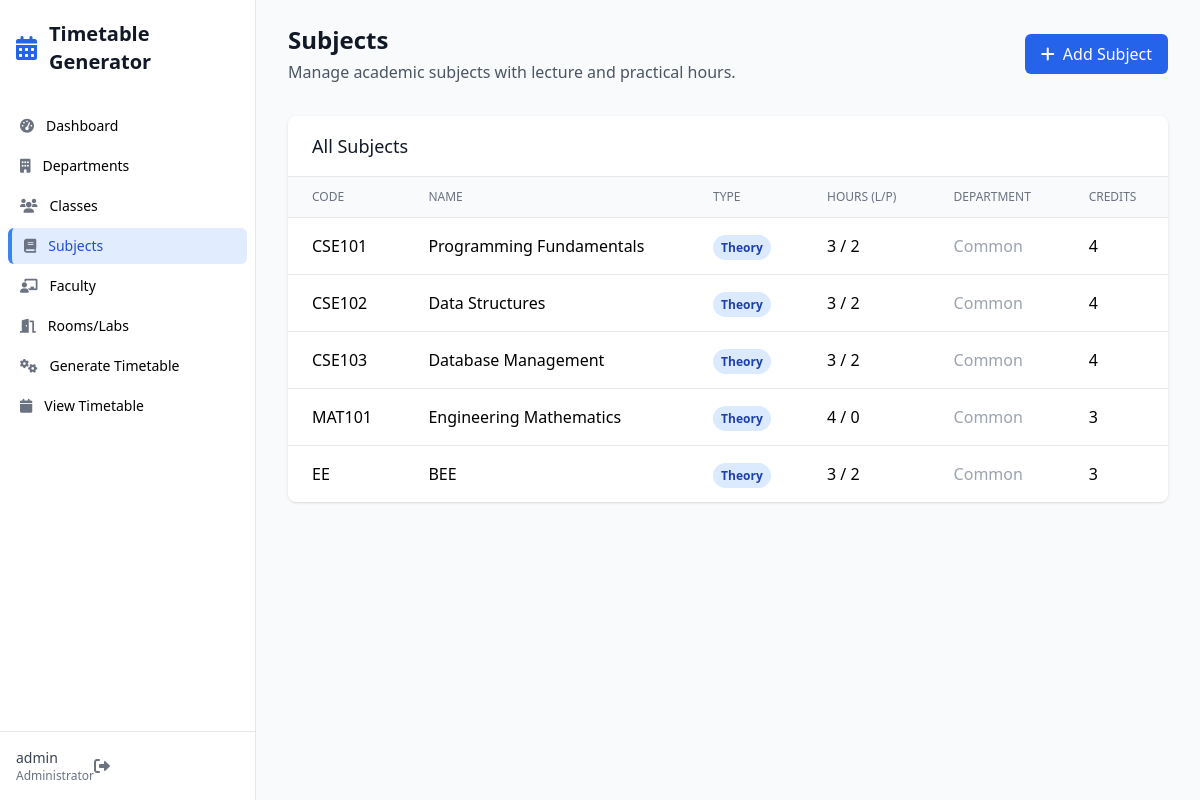
/subjects (signed in), run on the app's committed database.
### app.py (models this page shows, shortened)
class User(UserMixin, db.Model):
    id = db.Column(db.Integer, primary_key=True)
    username = db.Column(db.String(80), unique=True, nullable=False)
    email = db.Column(db.String(120), unique=True, nullable=False)
    password_hash = db.Column(db.String(200))
    is_admin = db.Column(db.Boolean, default=False)
    created_at = db.Column(db.DateTime, default=datetime.utcnow)

class Subject(db.Model):
    id = db.Column(db.Integer, primary_key=True)
    code = db.Column(db.String(20), unique=True, nullable=False)
    name = db.Column(db.String(200), nullable=False)
    type = db.Column(db.String(20), nullable=False)  # Theory, Practical, Lab, Tutorial
    lecture_hours = db.Column(db.Integer, default=0)
    practical_hours = db.Column(db.Integer, default=0)
    credits = db.Column(db.Integer, default=3)
    department_id = db.Column(db.Integer, db.ForeignKey('department.id'))
    created_at = db.Column(db.DateTime, default=datetime.utcnow)
    class_subjects = db.relationship('ClassSubject', backref='subject_ref', lazy=True)

### app.py (the view)
@app.route('/subjects')
@login_required
def manage_subjects():
    subjects = Subject.query.all()
    departments = Department.query.all()
    return render_template('subjects.html', subjects=subjects, departments=departments)

### app.py (called while the page is built)
@login_manager.user_loader
def load_user(user_id):
    return db.session.get(User, int(user_id))

### templates/subjects.html (shortened to what this page needs)
{% extends "base.html" %}
{% block content %}
<div class="mb-8 flex justify-between items-center">
    <div>
        <h2 class="text-2xl font-bold text-gray-900">Subjects</h2>
        <p class="mt-1 text-gray-600">Manage academic subjects with lecture and practical hours.</p>
    </div>
    <button onclick="toggleAddForm()" class="px-4 py-2 bg-primary-600 text-white rounded-md hover:bg-primary-700">
        <i class="fas fa-plus mr-2"></i>Add Subject
    </button>
</div>
<div class="bg-white rounded-lg shadow overflow-hidden">
    <div class="px-6 py-4 border-b border-gray-200">
        <h3 class="text-lg font-medium text-gray-900">All Subjects</h3>
    </div>
    {% if subjects %}
    <div class="overflow-x-auto">
        <table class="min-w-full divide-y divide-gray-200">
            <thead class="bg-gray-50">
                <tr>
                    <th class="px-6 py-3 text-left text-xs font-medium text-gray-500 uppercase">Code</th>
                    <th class="px-6 py-3 text-left text-xs font-medium text-gray-500 uppercase">Name</th>
                    <th class="px-6 py-3 text-left text-xs font-medium text-gray-500 uppercase">Type</th>
                    <th class="px-6 py-3 text-left text-xs font-medium text-gray-500 uppercase">Hours (L/P)</th>
                    <th class="px-6 py-3 text-left text-xs font-medium text-gray-500 uppercase">Department</th>
                    <th class="px-6 py-3 text-left text-xs font-medium text-gray-500 uppercase">Credits</th>
                </tr>
            </thead>
            <tbody class="divide-y divide-gray-200">
                {% for subject in subjects %}
                <tr>
                    <td class="px-6 py-4">
                        <span class="font-medium">{{ subject.code }}</span>
                    </td>
                    <td class="px-6 py-4">
                        <div class="font-medium">{{ subject.name }}</div>
                    </td>
                    <td class="px-6 py-4">
                        <span class="px-2 py-1 text-xs font-semibold rounded-full
                            {% if subject.type == 'Theory' %}bg-blue-100 text-blue-800
                            {% elif subject.type == 'Practical' %}bg-green-100 text-green-800
                            {% else %}bg-gray-100 text-gray-800{% endif %}">
                            {{ subject.type }}
                        </span>
                    </td>
                    <td class="px-6 py-4">
                        {{ subject.lecture_hours }} / {{ subject.practical_hours }}
                    </td>
                    <td class="px-6 py-4">
                        {% if subject.department %}
                            {{ subject.department.name }}
                        {% else %}
                            <span class="text-gray-400">Common</span>
                        {% endif %}
                    </td>
                    <td class="px-6 py-4">
                        {{ subject.credits }}
                    </td>
                </tr>
                {% endfor %}
            </tbody>
        </table>
    </div>
    {% else %}
    <div class="p-6 text-center text-gray-500">
        No subjects found. Add your first subject!
    </div>
    {% endif %}
</div>
{% endblock %}

### templates/base.html (shortened to what this page needs)
<!DOCTYPE html>
<html lang="en" class="h-full bg-gray-50">
<head>
    <script src="https://cdn.tailwindcss.com"></script>
    <link href="https://cdnjs.cloudflare.com/ajax/libs/font-awesome/6.0.0/css/all.min.css" rel="stylesheet">
</head>
<body class="h-full">
    {% if current_user.is_authenticated %}
    <div class="min-h-full">
        <div class="hidden lg:fixed lg:inset-y-0 lg:flex lg:w-64 lg:flex-col">
            <div class="flex min-h-0 flex-1 flex-col border-r border-gray-200 bg-white">
                <div class="flex flex-1 flex-col overflow-y-auto pt-5 pb-4">
                    <div class="flex flex-shrink-0 items-center px-4">
                        <i class="fas fa-calendar-alt text-primary-600 text-2xl mr-3"></i>
                        <h1 class="text-xl font-bold text-gray-900">Timetable Generator</h1>
                    </div>
                    <nav class="mt-8 flex-1 space-y-1 px-2">
                        <a href="{{ url_for('dashboard') }}" class="sidebar-link group flex items-center px-3 py-2 text-sm font-medium rounded-md {% if request.endpoint == 'dashboard' %}active{% endif %}">
                            <i class="fas fa-tachometer-alt text-gray-500 mr-3 flex-shrink-0"></i>
                            Dashboard
                        </a>
                        <a href="{{ url_for('manage_departments') }}" class="sidebar-link group flex items-center px-3 py-2 text-sm font-medium rounded-md {% if request.endpoint == 'manage_departments' %}active{% endif %}">
                            <i class="fas fa-building text-gray-500 mr-3 flex-shrink-0"></i>
                            Departments
                        </a>
                        <a href="{{ url_for('manage_classes') }}" class="sidebar-link group flex items-center px-3 py-2 text-sm font-medium rounded-md {% if request.endpoint == 'manage_classes' %}active{% endif %}">
                            <i class="fas fa-users text-gray-500 mr-3 flex-shrink-0"></i>
                            Classes
                        </a>
                        <a href="{{ url_for('manage_subjects') }}" class="sidebar-link group flex items-center px-3 py-2 text-sm font-medium rounded-md {% if request.endpoint == 'manage_subjects' %}active{% endif %}">
                            <i class="fas fa-book text-gray-500 mr-3 flex-shrink-0"></i>
                            Subjects
                        </a>
                        <a href="{{ url_for('manage_faculty') }}" class="sidebar-link group flex items-center px-3 py-2 text-sm font-medium rounded-md {% if request.endpoint == 'manage_faculty' %}active{% endif %}">
                            <i class="fas fa-chalkboard-teacher text-gray-500 mr-3 flex-shrink-0"></i>
                            Faculty
                        </a>
                        <a href="{{ url_for('manage_rooms') }}" class="sidebar-link group flex items-center px-3 py-2 text-sm font-medium rounded-md {% if request.endpoint == 'manage_rooms' %}active{% endif %}">
                            <i class="fas fa-door-open text-gray-500 mr-3 flex-shrink-0"></i>
                            Rooms/Labs
                        </a>
                        <a href="{{ url_for('generate_timetable') }}" class="sidebar-link group flex items-center px-3 py-2 text-sm font-medium rounded-md {% if request.endpoint == 'generate_timetable' %}active{% endif %}">
                            <i class="fas fa-cogs text-gray-500 mr-3 flex-shrink-0"></i>
                            Generate Timetable
                        </a>
                        <a href="{{ url_for('view_timetable') }}" class="sidebar-link group flex items-center px-3 py-2 text-sm font-medium rounded-md {% if request.endpoint == 'view_timetable' %}active{% endif %}">
                            <i class="fas fa-calendar text-gray-500 mr-3 flex-shrink-0"></i>
                            View Timetable
                        </a>
                    </nav>
                </div>
                <div class="flex flex-shrink-0 border-t border-gray-200 p-4">
                    <div class="flex items-center">
                        <div>
                            <p class="text-sm font-medium text-gray-700">{{ current_user.username }}</p>
                            <p class="text-xs text-gray-500">Administrator</p>
                        </div>
                        <a href="{{ url_for('logout') }}" class="ml-auto">
                            <i class="fas fa-sign-out-alt text-gray-500 hover:text-red-500"></i>
                        </a>
                    </div>
                </div>
            </div>
        </div>
        <div class="lg:pl-64">
            <div class="flex flex-col">
                <main class="flex-1">
                    <div class="py-6">
                        <div class="mx-auto max-w-7xl px-4 sm:px-6 lg:px-8">
                            {% block content %}{% endblock %}
                        </div>
                    </div>
                </main>
            </div>
        </div>
    </div>
    {% else %}
        {% block auth_content %}{% endblock %}
    {% endif %}
</body>
</html>

### templates/base.html (style rules this page uses)
.sidebar-link.active { background-color: rgba(59, 130, 246, 0.15); border-left: 4px solid #3b82f6; color: #1d4ed8; }

### data on the page
User: username "admin"
Subject: code "CSE101", name "Programming Fundamentals", type "Theory", lecture_hours "3", practical_hours "2", credits "4"
Subject: code "CSE102", name "Data Structures", type "Theory", lecture_hours "3", practical_hours "2", credits "4"
Subject: code "CSE103", name "Database Management", type "Theory", lecture_hours "3", practical_hours "2", credits "4"
Subject: code "MAT101", name "Engineering Mathematics", type "Theory", lecture_hours "4", practical_hours "0", credits "3"
Subject: code "EE", name "BEE", type "Theory", lecture_hours "3", practical_hours "2", credits "3"
